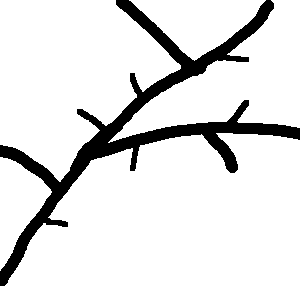
#> input picture Vaso_amao.png, 300 x 300 px, found by its file name
$ jupyter execute --allow-errors voreen_translate_3.ipynb   (shell and % lines are left out)
#> lines starting #> are read from the running program, lines starting #| are printed output that depends on the picture; after the words box and inside, x2 and y2 are one past the last pixel; in counts of white or black regions, pixels touching at a corner belong together
### Modulos/modulos_auxiliares.py
#bibliotecas usadas
import matplotlib.pyplot as plt
import numpy as np
import skimage.morphology
import scipy.ndimage as ndi
from skimage.filters import threshold_otsu
from scipy.ndimage import distance_transform_edt as distance

import random

#codigos do Cesar Comin
import Modulos.segmentation as seg
import Modulos.image as im
import Modulos.skeleton as skn
import Modulos.util as util

#modulos das funcoes usadas
import Modulos.Limiarizacao as lim

#Modulo de funções de teste
import Modulos.cldice as clDice

## Graph module
import Modulos.creation as creation
import networkx as nx
import Modulos.adjustment as ad


# [109 lines left out: functions merge_image, merge_modified, not called in this run]


def transform_rgb_to_gray(img):
    """
    Function to transform RGB image in a image in shades of gray

    Input:
        img: [int] RGB image

    Output:
        img_out: [int] image in shades of gray

    """
    img_out = np.zeros((img.shape[0], img.shape[1], 2), dtype = np.uint8)
    if len(img.shape) == 3:
        for i in range(len(img.shape)):
            img_out = img[:, :, i]

    else:
        return img
    return img_out


# [338 lines left out: functions transform_nonbinary, mostra_img, plot_graph, confusion_matrix, confusion_matrix_new, compare_skeleton and 4 more, not called in this run]

### Codigos_base/voreen_translate_3.ipynb
https://www.copict.ufscar.br/arquivos/edital-001-2022/roteiro-para-elaboracao-de-relatorio-parcial-de-ict.pdf

pdf do relatorio parcial

[cell 1]
import numpy as np
import matplotlib.pyplot as plt
from Modulos.modulos_auxiliares import *

has_valid_data serve para ver se o numero de superfice dos voxeis é maior do que 1

get_node1 e get_node2 da pra fazer com os nós da função do pyvane, acho que a função de simplificação com adaptação da pra fazer isso ai

[cell 2]
img = plt.imread('Vaso_amao.png')
#> img is the input picture: shape (300, 300, 3) float32; values 0 (black) and 1 (white), 88.4% white; 1 black region, box (x1, y1, x2, y2) and area: (0, 0, 300, 286) 10451
img = (1 - img).astype(np.uint8)
img = transform_rgb_to_gray(img)

# print('Valores unicos:', np.unique(img))
# print(im.Image(img))

plt.figure(figsize = (3,3))
plt.imshow(img, 'gray')

[cell 3]
img_skel = np.array((skimage.morphology.skeletonize(img, method = 'lee')))
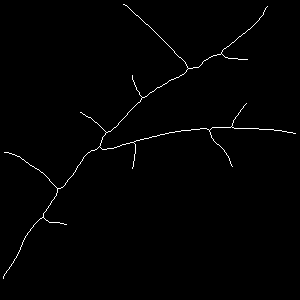
#> img_skel: shape (300, 300) bool; 0.93% white in thin lines or dots, all inside (x1, y1, x2, y2) = (3, 4, 296, 279)
#plt.imshow(merge_image(img, img_skel))

#> (a cell that did not finish here is left out)

#> (a cell that did not finish here is left out)

#> (a cell that did not finish here is left out)

#> (a cell that did not finish here is left out)

#> (a cell that did not finish here is left out)

A partir daqui é calcular o tamanho do ponto central até o pixel da linha, isso é feito fazendo a contagem de pixeis do esqueleto do centro até a linha? ou tem alguma formula exata para isso?

Mudando novamente a metologia, basicamente a ideia dos IDS podem ter os problemas assim como no ramo 2 acima, com isso, teremos que mudar um pouco a ideia dos IDS e fazer com que identifique os pixeis mais proximos do ponto central da bifurcação, com isso, tem um print 'bifurcacaoIDnova.png' que demonstra um codigo de como fazer isso ai, ai com isso, conseguimos identificar os pixeis para traçar a linha da bifurcação

Para calcular o length que estamos buscando, tem um print 'bifurcacaoInner.png' explicando emlhor um codigo de como fazer isso ai

pseudo-codigo que o Professor escreveu

k=15

len(pontos_bif)# os pontos de bifurcação

len(pontos_borda)# os pontos de borda

m_dist = scipy.cdist(pontos_bif, pontos_borda)

dict_close = {}

for idx_bif in range(len(ponto_bif)):

    ind = np.argsort(m_dist[0])

    pontos_proximos = ind[0:k]

    dict_close[idx_bif] = pontos_proximos

[cell 9]
# operação de erosão para analisar os pixeis de borda
img_borda = img - ndi.binary_erosion(img)
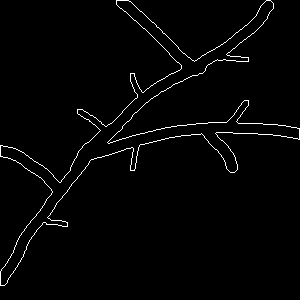
#> img_borda: shape (300, 300); values 0 (black) and 1 (white), 1.8% white in thin lines or dots

plt.figure()
plt.imshow(img_borda)
print(np.unique(img_borda))
#| [0 1]

[cell 10]
#pontos_bif = []
img_bif = np.zeros(img.shape, np.uint8)

#> (the rest of this cell did not finish here and is left out)

[cell 11]
"""#pontos_borda
borda_ = np.nonzero(img_borda)
borda_1 = []
for i in range(len(borda_[0])):
    borda_1.append([borda_[0][i], borda_[1][i]])
print(np.unique(borda_1 == pontos_borda))"""

[cell 12]
from scipy.spatial.distance import cdist

img_print = np.zeros(img.shape)
pontos_bif = []
pontos_borda = []

#> (the rest of this cell did not finish here and is left out)

# proxima reunião

Agora que deu certo as identificação das bifurcações, então o proximo passo é identificar os componentes conexos de cada bifurcação para assim, cosneguirmos traçar a linha que queremos para identificar o innerlength.

Para isso, tem um algoritmo no print na area de trabalho, com ele, conseguimos identificar os pixeis vizinhos e os componentes conexos para separarmos os ramos, dps de termos duas linhas conexas, podemos encontrar o pixel central, mas isso eh outra etapa

Usaremos a imagem de ID do outro notebook para separar os componentes conexos e comparar pra ver se existe pelo menos um pixel de cada componente conexo que esteja dentro do ID de interesse, com isso, encontraremos os dois conjuntos de pixeis que queremos

#> (a cell that did not finish here is left out)

[cell 14]
# MUDANÇA
# criação da imagem de ID

color = (255,255,255)
#> (the rest of this cell did not finish here and is left out)

[cell 15]
# [7 lines left out: function neibor_4, not called in this run]

[cell 16]
# [11 lines left out: function neibor_8, not called in this run]

#> (a cell that did not finish here is left out)

[cell 18]
dict_comps = {}

#> (the rest of this cell did not finish here and is left out)

[cell 19]
# printando o tamanho de cada uma das chaves do dicionario
for i in range(len(dict_comps)):
    print(i, len(dict_comps[i]))

[cell 20]
# criando uma imagem para visualizar os pixeis centrais
img_bif_id = np.zeros(img.shape, np.uint8)
for bif, comps in dict_comps.items():
    for comp in comps:
        for index, pixel in enumerate(comp):

            img_bif_id[pixel] = 128
        pixel_central = comp[len(comp)//2]
        img_bif_id[pixel_central] = 255
        #print(img_id[pixel_central])
plt.figure()
plt.imshow(img_bif_id, 'gray')
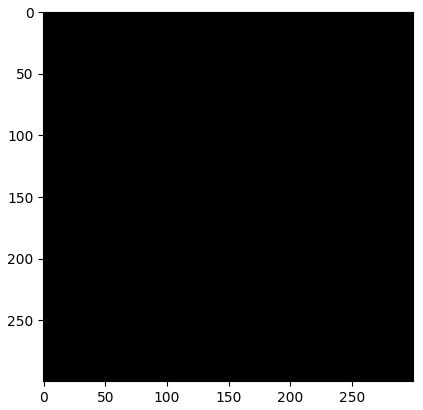
#> figure drawn by matplotlib, 1 panel

$ run again, with iou operation.png copied over Vaso_amao.png
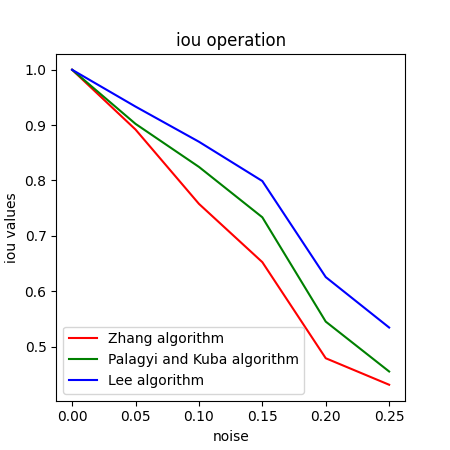
#> input picture iou operation.png, 450 x 450 px, found by its file name
#> img is the input picture: shape (450, 450, 4) float32; mean R, G, B, A 0.968, 0.966, 0.968, 1
#> the loop in transform_rgb_to_gray, `for i in range(len(img.shape)):` made 3 passes
#> pass 1, in transform_rgb_to_gray, `img_out = img[:, :, i]`:
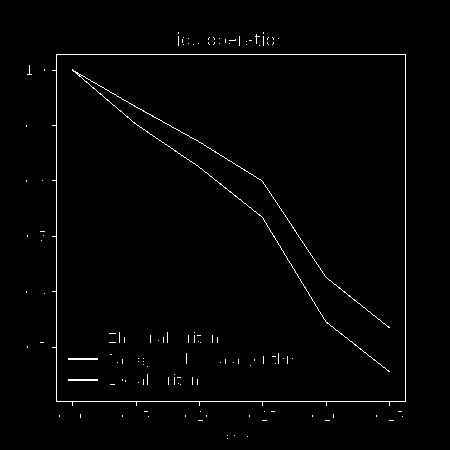
#> img_out: shape (450, 450); values 0 (black) and 1 (white), 1.4% white in thin lines or dots, all inside (x1, y1, x2, y2) = (26, 32, 406, 439)
#| [0 1]
#> `[cell 20] # criando uma imagem para visualizar os pixeis centrais img_..`:
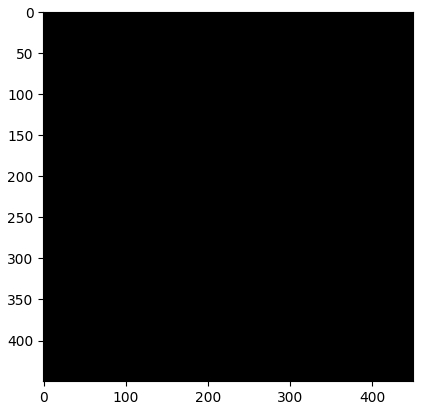
#> figure drawn by matplotlib, 1 panel

$ run again, with tpr operation.png copied over Vaso_amao.png
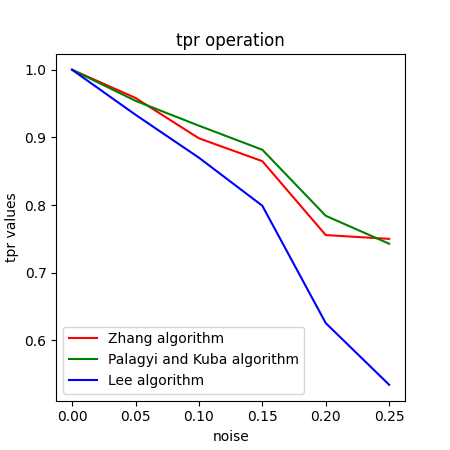
#> input picture tpr operation.png, 450 x 450 px, found by its file name
#> img is the input picture: shape (450, 450, 4) float32; mean R, G, B, A 0.969, 0.967, 0.97, 1
#> the loop in transform_rgb_to_gray, `for i in range(len(img.shape)):` made 3 passes
#> pass 1, in transform_rgb_to_gray, `img_out = img[:, :, i]`:
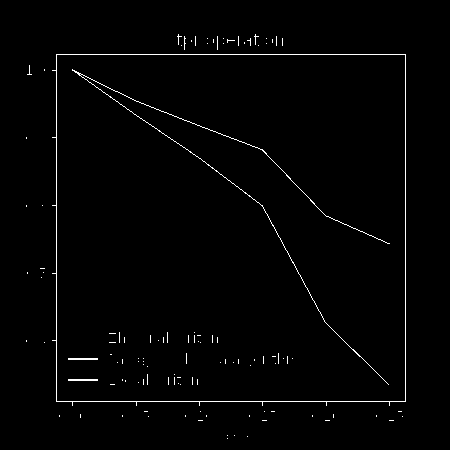
#> img_out: shape (450, 450); values 0 (black) and 1 (white), 1.4% white in thin lines or dots, all inside (x1, y1, x2, y2) = (26, 34, 406, 439)
#| [0 1]
#> `[cell 20] # criando uma imagem para visualizar os pixeis centrais img_..`:
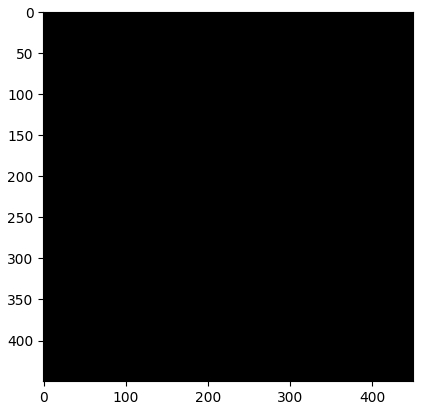
#> figure drawn by matplotlib, 1 panel
